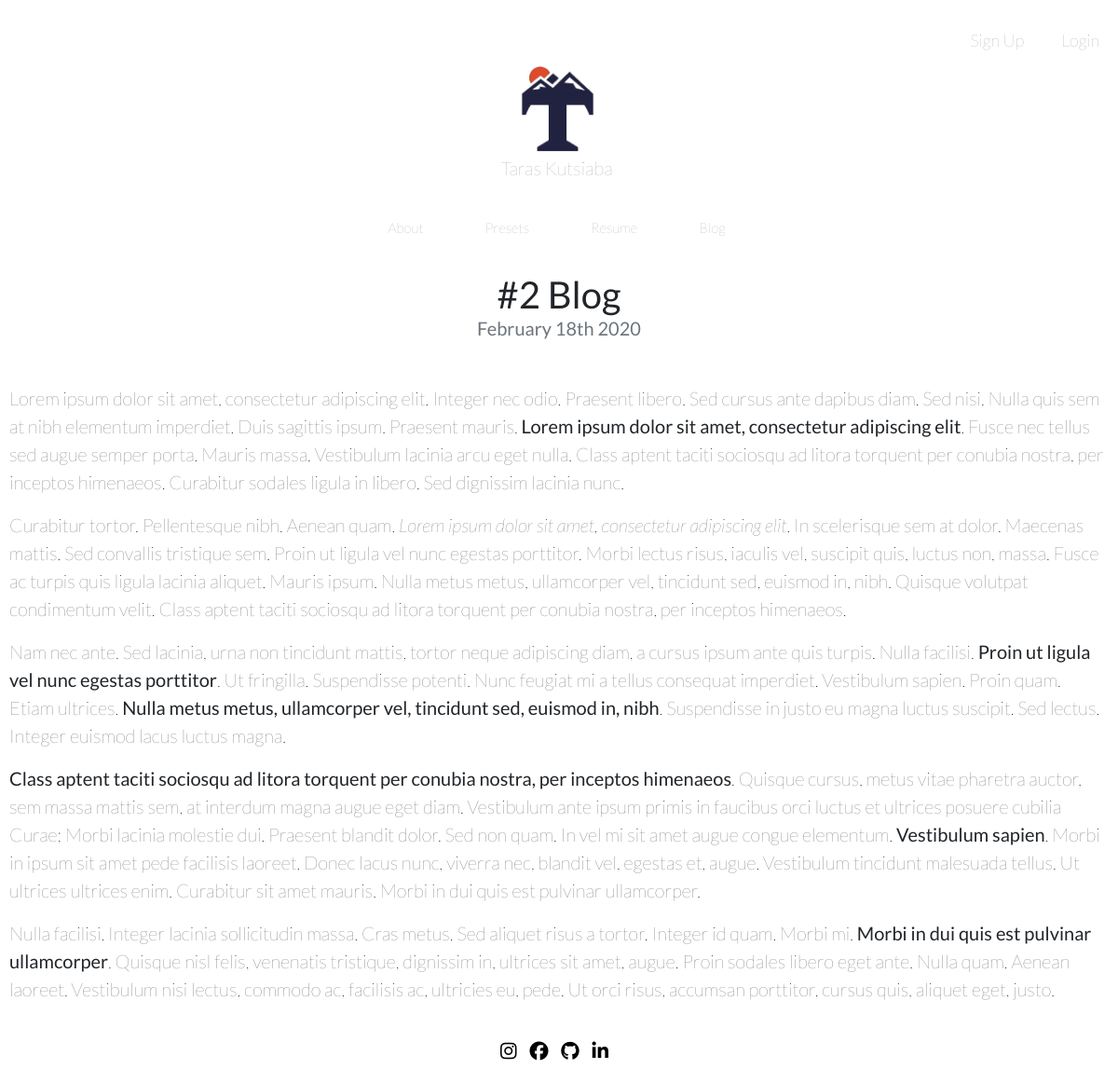
The app's page /blog/2/ with its own data.
### blog/models.py (models this page shows, shortened)
class Blog(models.Model):
    title = models.CharField(max_length=200)
    date = models.DateField()
    description = models.TextField()

### blog/views.py (the view)
# urls.py: path('<int:blog_id>/', views.detail, name = "detail"),
def detail(request, blog_id):
    blog = get_object_or_404(Blog, pk=blog_id)
    return render (request, "blog/detail.html", {'blog':blog})

### blog/templates/blog/detail.html
{% extends "portfolio/base.html" %}
{% load static %}
{% block content %}
<h1 class="text-center mt-5" id="blogdetailtitle">{{ blog.title }}</h1>
<h5 class="text-center text-muted mb-5">{{ blog.date|date:'F jS Y' }}</h5>
{{ blog.description|safe }}
{% endblock %}

### portfolio/static/portfolio/base.css (style rules this page uses)
* { padding: 0; margin: 0; }
body { display: flex; font-family: "Lato"; font-size: 20px; font-weight: 100; flex-direction: column; }
.mt-5 { margin: 0 !important; }

### records on screen
Blog: title "#2 Blog", date "February 18th 2020", description "Lorem ipsum dolor sit amet, consectetur adipiscing elit. Integer nec odio. Praesent libero. Sed cursus ante dapibus diam. Sed nisi. Nulla quis sem at nibh elementum imperdiet. Duis sagittis ipsum. Praesent mauris. Lorem ipsum dolor sit amet, consectetur adipiscing elit . Fusce nec tellus sed augue semper porta. Mauris massa. Vestibulum lacinia arcu eget nulla. Class aptent taciti sociosqu ad litora torquent per conubia nostra, per inceptos himenaeos. Curabitur sodales ligula in libero. Sed dignissim lacinia nunc. Curabitur tortor. Pellentesque nibh. Aenean quam. Lorem ipsum dolor sit amet, consectetur adipiscing elit . In scelerisque sem at dolor. Maecenas mattis. Sed convallis tristique…"
